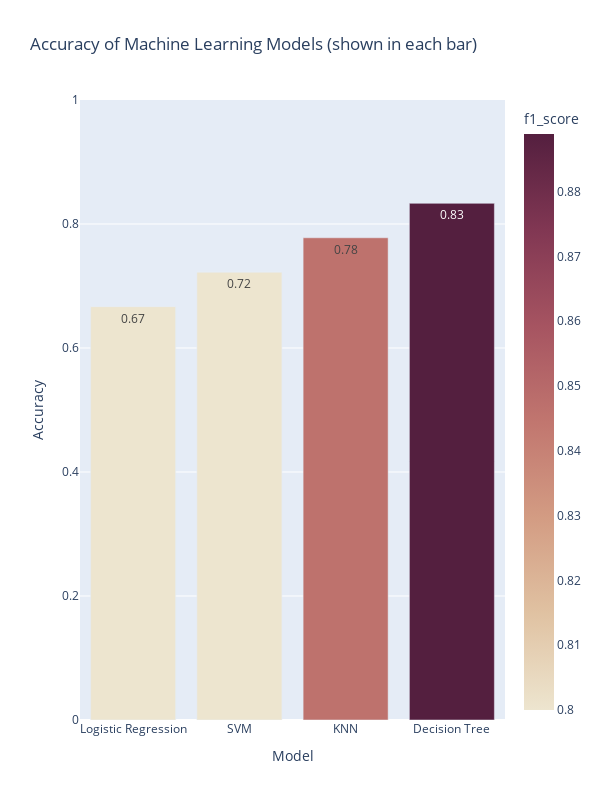

Notebook code for this chart:
### Code cell
Model_Accuracy = pd.DataFrame(columns = ['Model', 'Accuracy'])

for i in range(len(series)):
    model_cv = series[i]
    Model_Accuracy.loc[i, 'Model'] = series.index[i]
    Model_Accuracy.loc[i, 'Accuracy'] = model_cv.score(X_test, Y_test)

    yhat = model_cv.predict(X_test)
    Model_Accuracy.loc[i, 'f1_score'] = f1_score(Y_test,yhat)

#Model_Accuracy.plot(kind='bar', title='Accuracy of Machine Learning Models', ylabel='Accuracy', xlabel='Model', figsize=(10, 10))
#plt.show()

#sns.barplot(data = Model_Accuracy, x='Model', y='Accuracy')
#Model_Accuracy = px.data.Model_Accuracy

fig = px.bar(Model_Accuracy.sort_values(['Accuracy']), y='Accuracy', x='Model', 
                 text_auto='.2f', 
                 height=800, 
                 width = 600, 
                 title="Accuracy of Machine Learning Models (shown in each bar)",
                 range_y = [0,1],
                 color='f1_score',
                 #color_discrete_sequence = ['#0000CD'] #*3 + ['#8B0000'] ,
                 color_continuous_scale='brwnyl'
            )

#print (px.colors.sequential.Brwnyl)

fig.update_traces(textfont_size=12, 
                  textangle=0, 
                  textposition="inside", 
                  cliponaxis=False)

fig.update_layout(showlegend=False)

fig.show()

### Figure 1 — Plotly figure (JSON) as saved in the notebook; plotly's stock layout.template omitted (floating-point values rounded to 4 significant figures)
{"data": [{"alignmentgroup": "True", "cliponaxis": false, "hovertemplate": "Model=%{x}<br>Accuracy=%{y}<br>f1_score=%{marker.color}<extra></extra>", "legendgroup": "", "marker": {"color": [0.8, 0.8, 0.8462, 0.8889], "coloraxis": "coloraxis", "pattern": {"shape": ""}}, "name": "", "offsetgroup": "", "orientation": "v", "showlegend": false, "textangle": 0, "textfont": {"size": 12}, "textposition": "inside", "texttemplate": "%{y:.2f}", "type": "bar", "x": ["Logistic Regression", "SVM", "KNN", "Decision Tree"], "xaxis": "x", "y": [0.6667, 0.7222, 0.7778, 0.8333], "yaxis": "y"}], "layout": {"barmode": "relative", "coloraxis": {"colorbar": {"title": {"text": "f1_score"}}, "colorscale": [[0, "rgb(237, 229, 207)"], [0.1667, "rgb(224, 194, 162)"], [0.3333, "rgb(211, 156, 131)"], [0.5, "rgb(193, 118, 111)"], [0.6667, "rgb(166, 84, 97)"], [0.8333, "rgb(129, 55, 83)"], [1, "rgb(84, 31, 63)"]]}, "height": 800, "legend": {"tracegroupgap": 0}, "showlegend": false, "title": {"text": "Accuracy of Machine Learning Models (shown in each bar)"}, "width": 600, "xaxis": {"anchor": "y", "autorange": true, "domain": [0, 1], "range": [-0.5, 3.5], "title": {"text": "Model"}, "type": "category"}, "yaxis": {"anchor": "x", "domain": [0, 1], "range": [0, 1], "title": {"text": "Accuracy"}, "type": "linear"}}}
